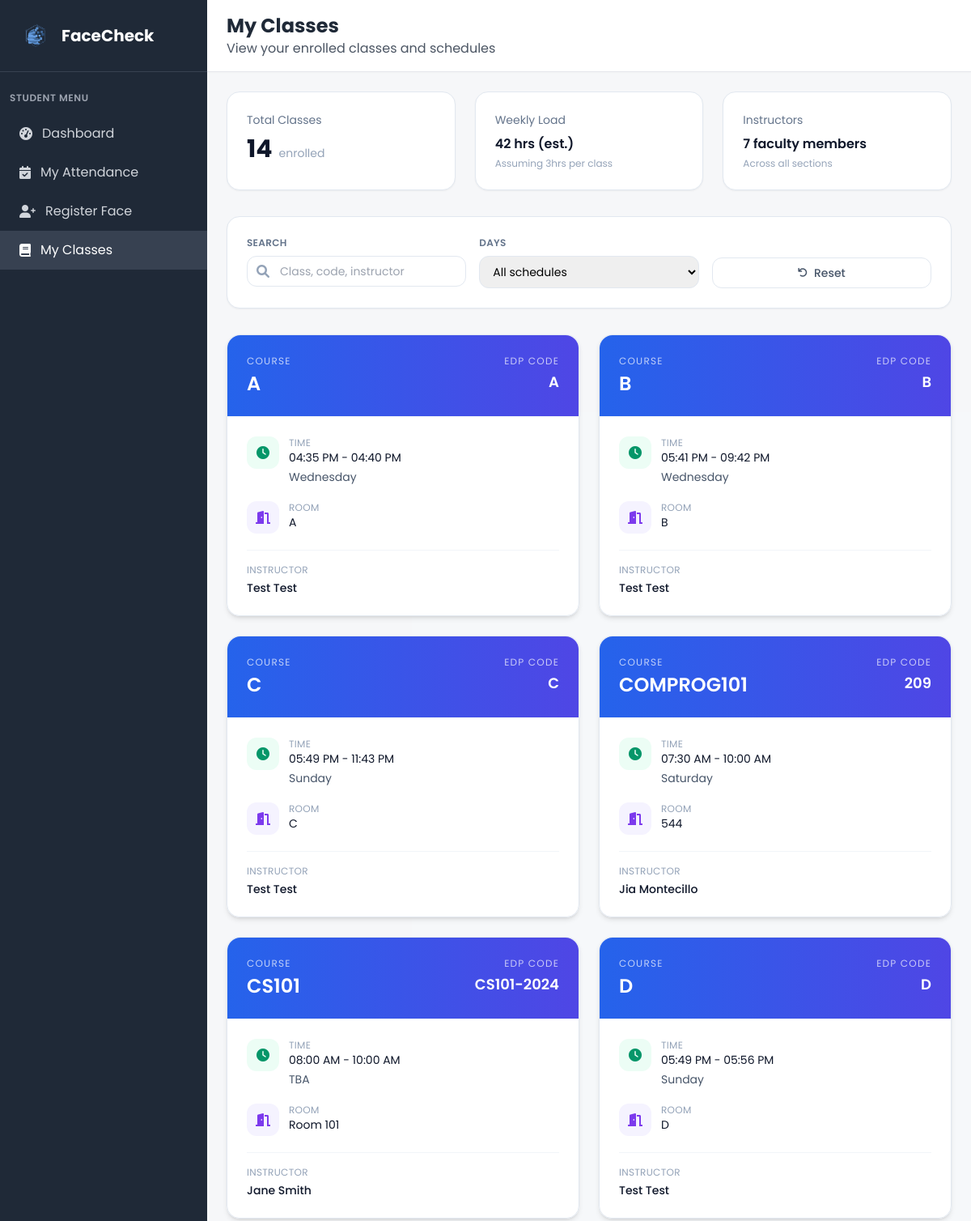
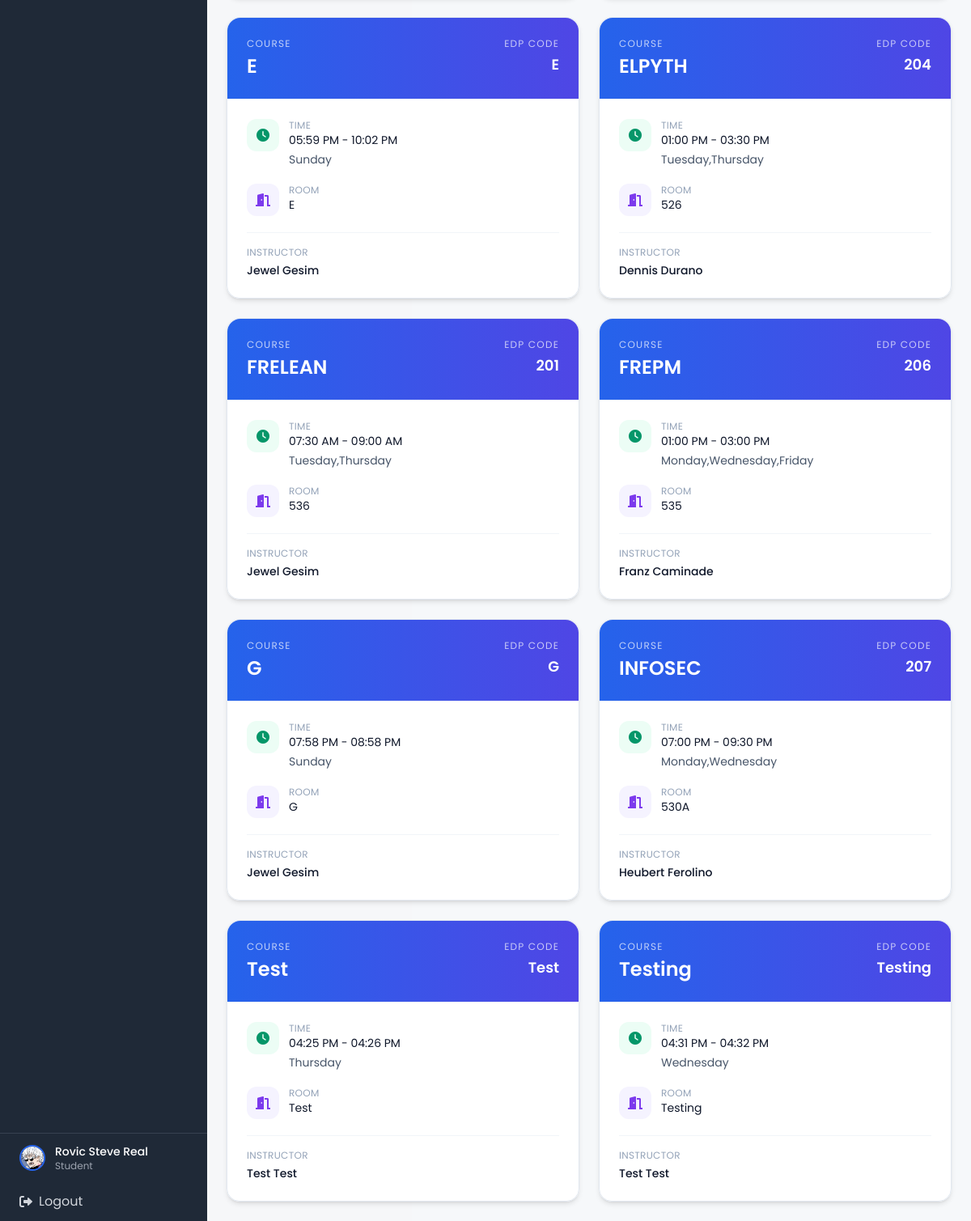
Page /my_classes (signed in) on the committed database (2 pictures, top to bottom).
### tables this page shows
CREATE TABLE student (
            student_id INTEGER PRIMARY KEY AUTOINCREMENT,
            year_level VARCHAR(20) NOT NULL,
            attendance_image VARCHAR(255),
            course_id INTEGER,
            user_id INTEGER NOT NULL, profile_picture VARCHAR(255),
            FOREIGN KEY (course_id) REFERENCES course(course_id),
            FOREIGN KEY (user_id) REFERENCES user(user_id)
        );

CREATE TABLE user (
            user_id INTEGER PRIMARY KEY AUTOINCREMENT,
            idno VARCHAR(20) NOT NULL UNIQUE,
            firstname VARCHAR(50) NOT NULL,
            lastname VARCHAR(50) NOT NULL,
            role VARCHAR(10) NOT NULL CHECK (role IN ('admin', 'faculty', 'student')),
            password VARCHAR(255) NOT NULL,
            created_at DATETIME DEFAULT CURRENT_TIMESTAMP,
            is_active BOOLEAN DEFAULT 1,
            dept_id INTEGER,
            FOREIGN KEY (dept_id) REFERENCES department(dept_id)
        );

CREATE TABLE class (
            class_id INTEGER PRIMARY KEY AUTOINCREMENT,
            class_name VARCHAR(20) NOT NULL,
            edpcode VARCHAR(20) NOT NULL UNIQUE,
            start_time TIME,
            end_time TIME,
            room VARCHAR(10),
            faculty_id INTEGER NOT NULL, is_active BOOLEAN DEFAULT 1,
            FOREIGN KEY (faculty_id) REFERENCES faculty(faculty_id)
        );

### app.py (the view)
@app.route('/my_classes')
def my_classes():
    if 'user_id' not in session or session['role'] != 'student':
        return redirect(url_for('login'))
    conn = get_db_connection()
    student = conn.execute('''
        SELECT u.*, s.student_id, s.year_level, s.profile_picture, c.course_name, d.dept_name
        FROM user u
        JOIN student s ON u.user_id = s.user_id
        LEFT JOIN course c ON s.course_id = c.course_id
        LEFT JOIN department d ON u.dept_id = d.dept_id
        WHERE u.user_id = ?
    ''', (session['user_id'],)).fetchone()
    enrolled_classes_raw = conn.execute('''
        SELECT cl.class_id, cl.class_name, cl.edpcode, cl.start_time, cl.end_time, cl.room,
               u_f.firstname as faculty_firstname, u_f.lastname as faculty_lastname,
               GROUP_CONCAT(DISTINCT d.day_name) as days
        FROM student_class sc
        JOIN class cl ON sc.class_id = cl.class_id
        JOIN faculty f ON cl.faculty_id = f.faculty_id
        JOIN user u_f ON f.user_id = u_f.user_id
        LEFT JOIN class_days cd ON cl.class_id = cd.class_id
        LEFT JOIN days d ON cd.day_id = d.day_id
        WHERE sc.student_id = ?
        GROUP BY cl.class_id, cl.class_name, cl.edpcode, cl.start_time, cl.end_time, cl.room,
                 u_f.firstname, u_f.lastname
        ORDER BY cl.class_name
    ''', (student['student_id'],)).fetchall()
    enrolled_classes = []
    faculty_names = set()
    for class_item in enrolled_classes_raw:
        time_str = ''
        if class_item['start_time'] and class_item['end_time']:
            try:
                start_time = str(class_item['start_time'])
                end_time = str(class_item['end_time'])
                time_formats = ['%H:%M:%S', '%H:%M']
                start_dt = None
                end_dt = None
                for fmt in time_formats:
                    try:
                        start_dt = datetime.strptime(start_time, fmt)
                        end_dt = datetime.strptime(end_time, fmt)
                        break
                    except ValueError:
                        continue
                if start_dt and end_dt:
                    time_str = f"{start_dt.strftime('%I:%M %p')} - {end_dt.strftime('%I:%M %p')}"
                else:
                    time_str = f"{start_time} - {end_time}"
            except Exception as e:
                time_str = f"{class_item['start_time']} - {class_item['end_time']}"
        enrolled_classes.append({
            'class_id': class_item['class_id'],
            'class_name': class_item['class_name'],
            'edpcode': class_item['edpcode'],
            'days': class_item['days'],
            'time': time_str,
            'room': class_item['room'],
            'faculty_firstname': class_item['faculty_firstname'],
            'faculty_lastname': class_item['faculty_lastname'],
            'schedule': time_str
        })
        faculty_names.add(f"{class_item['faculty_firstname']} {class_item['faculty_lastname']}")
    total_classes = len(enrolled_classes)
    weekly_hours_estimate = total_classes * 3
    faculty_count = len(faculty_names)
    conn.close()
    return render_template('my_classes.html',
                         student=student,
                         enrolled_classes=enrolled_classes,
                         total_classes=total_classes,
                         weekly_hours_estimate=weekly_hours_estimate,
                         faculty_count=faculty_count)

### templates/my_classes.html (shortened to what this page needs)
<!DOCTYPE html>
<html lang="en">
<head>
    <script src="https://cdn.tailwindcss.com"></script>
    <link href="https://cdnjs.cloudflare.com/ajax/libs/font-awesome/6.0.0/css/all.min.css" rel="stylesheet">
    <link rel="stylesheet" href="{{ url_for('static', filename='css/global.css') }}">
</head>
<body class="bg-gray-100">
    <div class="flex h-screen">
        <div class="w-64 bg-gray-800 text-white">
            <div class="p-6 border-b border-gray-700">
                <div class="flex items-center">
                    <img src="{{ url_for('static', filename='img/FaceCheck_Logo.png') }}" alt="FaceCheck logo" class="w-10 h-10 mr-3">
                    <h1 class="text-xl font-bold">FaceCheck</h1>
                </div>
            </div>
            <nav class="mt-6">
                <div class="px-3">
                    <div class="text-xs font-semibold text-gray-400 uppercase tracking-wider mb-3">Student Menu</div>
                </div>
                <a href="{{ url_for('student_dashboard') }}" class="flex items-center px-6 py-3 text-gray-300 hover:bg-gray-700 hover:text-white transition duration-200">
                    <i class="fas fa-tachometer-alt mr-3"></i>
                    Dashboard
                </a>
                <a href="{{ url_for('my_attendance') }}" class="flex items-center px-6 py-3 text-gray-300 hover:bg-gray-700 hover:text-white transition duration-200">
                    <i class="fas fa-calendar-check mr-3"></i>
                    My Attendance
                </a>
                <a href="/register_face" class="flex items-center px-6 py-3 text-gray-300 hover:bg-gray-700 hover:text-white transition duration-200">
                    <i class="fas fa-user-plus mr-3"></i>
                    Register Face
                </a>
                <a href="{{ url_for('my_classes') }}" class="flex items-center px-6 py-3 bg-gray-700 text-white">
                    <i class="fas fa-book mr-3"></i>
                    My Classes
                </a>
            </nav>
            <div class="absolute bottom-0 w-64 border-t border-gray-700">
                <a href="{{ url_for('student_profile') }}" class="flex items-center px-6 py-3 hover:bg-gray-700 transition duration-200">
                    {% if student.profile_picture %}
                    <img src="{{ url_for('static', filename='profile_pictures/' + student.profile_picture) }}"
                         alt="{{ student.firstname }} {{ student.lastname }}"
                         class="w-8 h-8 rounded-full object-cover border-2 border-blue-600 mr-3"
                         onerror="this.onerror=null; this.style.display='none'; this.nextElementSibling.style.display='flex';">
                    {% else %}
                    <div class="w-8 h-8 bg-blue-600 rounded-full flex items-center justify-center mr-3">
                        <span class="text-white text-sm font-bold">{{ student.firstname[0] }}{{ student.lastname[0] }}</span>
                    </div>
                    {% endif %}
                    <div>
                        <div class="text-sm font-medium">{{ student.firstname }} {{ student.lastname }}</div>
                        <div class="text-xs text-gray-400">Student</div>
                    </div>
                </a>
                <a href="{{ url_for('logout') }}" class="flex items-center px-6 py-3 text-gray-300 hover:bg-gray-700 hover:text-white transition duration-200">
                    <i class="fas fa-sign-out-alt mr-2"></i>
                    Logout
                </a>
            </div>
        </div>
        <div class="flex-1 flex flex-col overflow-hidden">
            <header class="bg-white shadow-sm border-b border-gray-200">
                <div class="px-6 py-4">
                    <div class="flex items-center justify-between">
                        <div>
                            <h2 class="text-2xl font-bold text-gray-800">My Classes</h2>
                            <p class="text-gray-600">View your enrolled classes and schedules</p>
                        </div>
                    </div>
                </div>
            </header>
            <main class="flex-1 overflow-y-auto p-6 bg-slate-50/60">
                <div class="max-w-7xl mx-auto space-y-8">
                    <div class="grid grid-cols-1 md:grid-cols-3 gap-6">
                        <div class="bg-white rounded-2xl border border-slate-200 shadow-sm p-6">
                            <p class="text-sm text-slate-500">Total Classes</p>
                            <div class="mt-2 flex items-baseline space-x-2">
                                <span class="text-3xl font-bold text-slate-900">{{ total_classes }}</span>
                                <span class="text-sm text-slate-400">enrolled</span>
                            </div>
                        </div>
                        <div class="bg-white rounded-2xl border border-slate-200 shadow-sm p-6">
                            <p class="text-sm text-slate-500">Weekly Load</p>
                            <div class="mt-2 text-slate-900 font-semibold">
                                {{ weekly_hours_estimate }} hrs (est.)
                            </div>
                            <p class="text-xs text-slate-400 mt-1">Assuming 3hrs per class</p>
                        </div>
                        <div class="bg-white rounded-2xl border border-slate-200 shadow-sm p-6">
                            <p class="text-sm text-slate-500">Instructors</p>
                            <div class="mt-2 text-slate-900 font-semibold">
                                {{ faculty_count }} faculty members
                            </div>
                            <p class="text-xs text-slate-400 mt-1">Across all sections</p>
                        </div>
                    </div>
                    <div class="bg-white rounded-2xl border border-slate-200 shadow-sm p-6">
                        <div class="grid grid-cols-1 md:grid-cols-3 gap-4">
                            <div>
                                <label class="block text-xs font-semibold text-slate-500 uppercase tracking-wide mb-2">Search</label>
                                <div class="relative">
                                    <span class="absolute inset-y-0 left-3 flex items-center text-slate-400"><i class="fas fa-search"></i></span>
                                    <input id="classSearch" type="text" placeholder="Class, code, instructor" class="w-full pl-10 pr-4 py-2 rounded-xl border border-slate-200 text-sm focus:ring-2 focus:ring-blue-500 focus:border-blue-500">
                                </div>
                            </div>
                            <div>
                                <label class="block text-xs font-semibold text-slate-500 uppercase tracking-wide mb-2">Days</label>
                                <select id="dayFilter" class="w-full rounded-xl border border-slate-200 text-sm px-3 py-2 focus:ring-2 focus:ring-blue-500 focus:border-blue-500">
                                    <option value="all">All schedules</option>
                                </select>
                            </div>
                            <div class="flex items-end">
                                <button id="resetClasses" class="inline-flex items-center justify-center w-full px-4 py-2 rounded-xl border border-slate-200 text-sm font-medium text-slate-600 hover:bg-slate-50">
                                    <i class="fas fa-undo mr-2 text-xs"></i>Reset
                                </button>
                            </div>
                        </div>
                    </div>
                    {% if enrolled_classes %}
                    <div id="classGrid" class="grid grid-cols-1 md:grid-cols-2 xl:grid-cols-3 gap-6">
                        {% for class_item in enrolled_classes %}
                        <div class="class-card bg-white/95 backdrop-blur rounded-2xl border border-slate-200 shadow-md hover:shadow-lg transition-all duration-200" data-days="{{ class_item.days|lower }}" data-class="{{ class_item.class_name|lower }}" data-instructor="{{ (class_item.faculty_firstname ~ ' ' ~ class_item.faculty_lastname)|lower }}">
                            <div class="p-6 border-b border-slate-100 bg-gradient-to-r from-blue-600 to-indigo-600 text-white rounded-t-2xl">
                                <div class="flex items-start justify-between">
                                    <div>
                                        <p class="text-xs uppercase tracking-widest text-white/70 mb-1">Course</p>
                                        <h3 class="text-2xl font-semibold">{{ class_item.class_name }}</h3>
                                    </div>
                                    <div class="text-right">
                                        <p class="text-xs uppercase tracking-widest text-white/70 mb-1">EDP Code</p>
                                        <p class="text-lg font-semibold">{{ class_item.edpcode }}</p>
                                    </div>
                                </div>
                            </div>
                            <div class="p-6 space-y-5">
                                <div class="flex items-start space-x-3">
                                    <div class="flex-shrink-0 w-10 h-10 rounded-xl bg-emerald-50 text-emerald-600 flex items-center justify-center">
                                        <i class="fas fa-clock"></i>
                                    </div>
                                    <div>
                                        <p class="text-xs uppercase tracking-wide text-slate-400">Time</p>
                                        <p class="text-sm text-slate-900">{{ class_item.time or 'TBA' }}</p>
                                        <p class="text-sm text-slate-600 mt-1">{{ class_item.days or 'TBA' }}</p>
                                    </div>
                                </div>
                                <div class="flex items-start space-x-3">
                                    <div class="flex-shrink-0 w-10 h-10 rounded-xl bg-violet-50 text-violet-600 flex items-center justify-center">
                                        <i class="fas fa-door-open"></i>
                                    </div>
                                    <div>
                                        <p class="text-xs uppercase tracking-wide text-slate-400">Room</p>
                                        <p class="text-sm text-slate-900">{{ class_item.room or 'TBA' }}</p>
                                    </div>
                                </div>
                                <div class="pt-4 border-t border-slate-100">
                                    <p class="text-xs uppercase tracking-wide text-slate-400 mb-1">Instructor</p>
                                    <p class="text-sm font-medium text-slate-900">{{ class_item.faculty_firstname }} {{ class_item.faculty_lastname }}</p>
                                </div>
                            </div>
                        </div>
                        {% endfor %}
                    </div>
                    {% endif %}
                </div>
            </main>
        </div>
    </div>
</body>
</html>

### rows in the picture
student: profile_picture (picture)
user: firstname "Rovic Steve", lastname "Real"
class: class_name "COMPROG101", edpcode "209", time "07:30 AM - 10:00 AM", days "Saturday", room "544", faculty_firstname "Jia", faculty_lastname "Montecillo"
class: class_name "CS101", edpcode "CS101-2024", time "08:00 AM - 10:00 AM", days "TBA", room "Room 101", faculty_firstname "Jane", faculty_lastname "Smith"
user: class_name "E", edpcode "E", time "05:59 PM - 10:02 PM", days "Sunday", room "E", faculty_firstname "Jewel", faculty_lastname "Gesim", class_name "G", edpcode "G", time "07:58 PM - 08:58 PM", room "G"
class: class_name "ELPYTH", edpcode "204", time "01:00 PM - 03:30 PM", days "Tuesday,Thursday", room "526", faculty_firstname "Dennis", faculty_lastname "Durano"
class: class_name "FRELEAN", edpcode "201", time "07:30 AM - 09:00 AM", days "Tuesday,Thursday", room "536", faculty_firstname "Jewel", faculty_lastname "Gesim"
class: class_name "FREPM", edpcode "206", time "01:00 PM - 03:00 PM", days "Monday,Wednesday,Friday", room "535", faculty_firstname "Franz", faculty_lastname "Caminade"
class: class_name "INFOSEC", edpcode "207", time "07:00 PM - 09:30 PM", days "Monday,Wednesday", room "530A", faculty_firstname "Heubert", faculty_lastname "Ferolino"
class: class_name "Test", edpcode "Test", time "04:25 PM - 04:26 PM", days "Thursday", room "Test", faculty_firstname "Test", faculty_lastname "Test"
class: class_name "Testing", edpcode "Testing", time "04:31 PM - 04:32 PM", days "Wednesday", room "Testing", faculty_firstname "Test", faculty_lastname "Test"

### other values in the picture
{{ total_classes }} "14"
{{ weekly_hours_estimate }} "42"
{{ faculty_count }} "7"
{{ class_item.class_name }} "A" "B" "C" "D"
{{ class_item.edpcode }} "A" "B" "C" "D"
{{ class_item.time or 'TBA' }} "04:35 PM - 04:40 PM" "05:41 PM - 09:42 PM" "05:49 PM - 11:43 PM" "05:49 PM - 05:56 PM"
{{ class_item.days or 'TBA' }} "Wednesday" "Wednesday" "Sunday" "Sunday"
{{ class_item.room or 'TBA' }} "A" "B" "C" "D"
{{ class_item.faculty_firstname }} "Test" "Test" "Test" "Test"
{{ class_item.faculty_lastname }} "Test" "Test" "Test" "Test"
